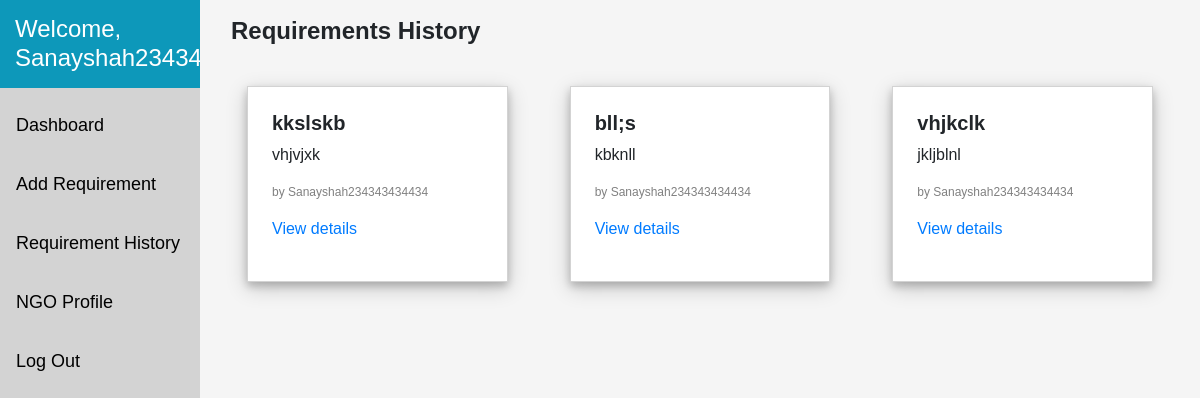
The page /ngo-dashboard/ (signed in) on the database as committed earlier.
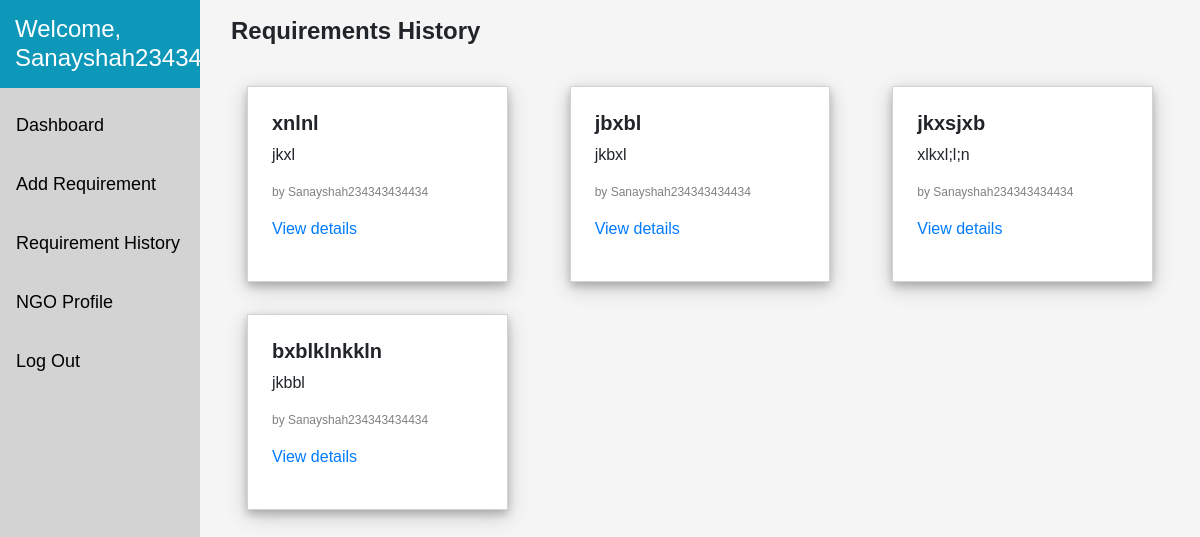
The same page on the database as committed later.
### ngo_requirements/models.py (models this page shows)
class Requirement(models.Model):
    requirement_heading=models.CharField(max_length=300,default='')
    requirement_content=models.TextField()
    ngo = models.ForeignKey(Ngo, on_delete=models.CASCADE, default='')
    category = models.ForeignKey(Help_category,on_delete=models.CASCADE, default='')
    quantity=models.IntegerField(max_length=999999,null=True)
    amount=models.IntegerField(max_length=999999,null=True)
    requirement_fulfilled=models.IntegerField(max_length=255,default=0)
    fulfilled_by=models.ManyToManyField(Donor,related_name='fulfillers')
    date_posted =models.DateTimeField(default=timezone.now)
    class Meta:
        ordering=['-date_posted']

class Ngo(models.Model):
    user = models.OneToOneField(User,on_delete=models.CASCADE,default='')
    def __str__(self):
        return f"{self.user.username}"

### ngo_requirements/decorators.py (the view)
    def wrapper_func(request, *args, **kwargs):
        group = Group.objects.get(user = request.user)
        if group.name == 'ngo':
            return view_func(request, *args, **kwargs)
        else:
            return HttpResponse('You are not authorized to view this page.')

### ngo_requirements/views.py (called while the page is built)
@login_required
@ngo_required
def ngoDashboard(request):
    ngo=Ngo.objects.get(user=request.user)
    requirements=Requirement.objects.filter(ngo=ngo)
    context={
        'requirements':requirements,
    }
    return render(request,'ngo_requirements/ngo_dashboard.html',context)

### ngo_requirements/templates/ngo_requirements/ngo_dashboard.html (shortened to what this page needs)
{% extends 'ngo_requirements/base.html' %}
{% load crispy_forms_tags %}
{% load static %}
{% block content %}
{% include 'ngo_requirements/ngo_sidebar.html' %}
      <div class="content ">
     <div class="container">
      <h4 class="pb-3 pt-3 title">Requirements History</h4>
      {% if requirements %}
      <div class="row">
      {% for r in requirements %}
                  <div class="col-12 col-sm-6 col-md-4">
                      <div class="m-3 p-4 requirement-container">
                          <h5><b>{{r.requirement_heading}}</b></h5>
                          <p>{{r.requirement_content}}</p>
                          <div class="row"><div class="col-12"><p class='by'>by {{r.ngo}}</p></div></div>
                          <div class="row"><div class="col-12"><a href="/ngo-requirement-view/{{r.id}}/" ><p>View details</p></a></div></div>
                      </div>
                  </div>
      {% endfor %}
      </div>
      {% else %}
      <h1>No requirements</h1>
      {% endif %}
  </div>
              </div >
{% endblock content %}

Rows that differ between the two databases and show on the page:
removed Requirement: requirement_heading "kkslskb", requirement_content "vhjvjxk", ngo "Sanayshah234343434434"
removed Requirement: requirement_heading "bll;s", requirement_content "kbknll", ngo "Sanayshah234343434434"
removed Requirement: requirement_heading "vhjkclk", requirement_content "jkljblnl", ngo "Sanayshah234343434434"
added Requirement: requirement_heading "xnlnl", requirement_content "jkxl", ngo "Sanayshah234343434434"
now on this page (row edited): Requirement: requirement_heading "jbxbl", requirement_content "jkbxl", ngo "Sanayshah234343434434"
added Requirement: requirement_heading "jkxsjxb", requirement_content "xlkxl;l;n", ngo "Sanayshah234343434434"
added Requirement: requirement_heading "bxblklnkkln", requirement_content "jkbbl", ngo "Sanayshah234343434434"
